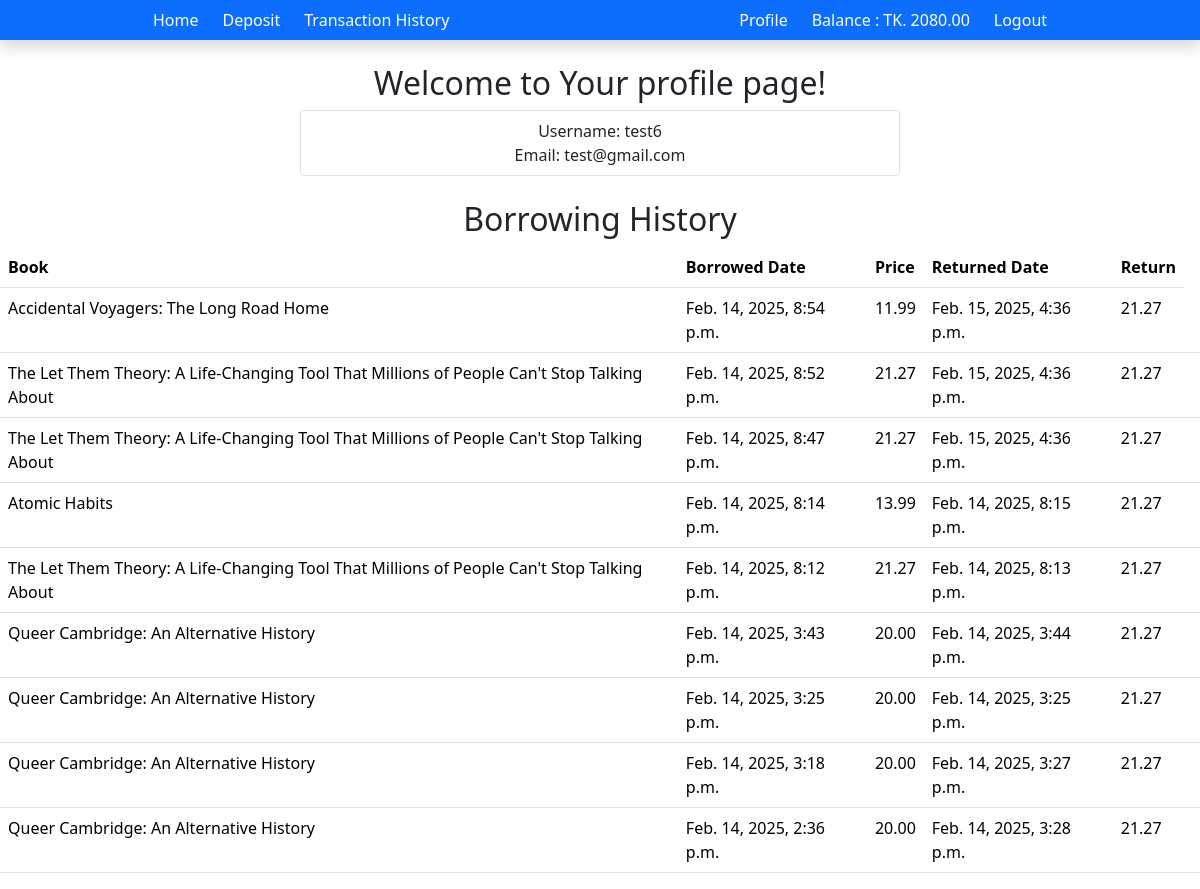
Screenshot of /profile/ (signed in) with the database file from the repository.
### authenticate/models.py (models this page shows, shortened)
class RegisterModel(models.Model):
    user = models.OneToOneField(User, related_name='profile', on_delete=models.CASCADE)
    address = models.CharField(max_length=255)
    phone_number = models.CharField(max_length=20)
    balance = models.DecimalField(max_digits=15, decimal_places=2, default=0.00)

### Books/models.py (models this page shows, shortened)
class Borrowing(models.Model):
    user = models.ForeignKey(User, on_delete=models.CASCADE)
    book = models.ForeignKey(Books, on_delete=models.CASCADE)
    borrowed_date = models.DateTimeField(auto_now_add=True)
    returned_date = models.DateTimeField(null=True, blank=True)
    borrowing_price = models.DecimalField(max_digits=6, decimal_places=2)

class Books(models.Model):
    category = models.ForeignKey(Category, on_delete=models.CASCADE, related_name='book_category', null=True, blank=True)
    categories = models.ManyToManyField(Category, related_name='book_categories')
    title = models.CharField(max_length=300)
    description = models.TextField()
    image = models.ImageField(upload_to='media/')
    borrowing_price = models.DecimalField(max_digits=6, decimal_places=2)

### Books/views.py (the view)
# urls.py: path('profile/', profilePage, name = 'profile'),
@login_required
def profilePage(request):
    try:
        register = RegisterModel.objects.get(user=request.user)
        borrowed_books = Borrowing.objects.filter(user=request.user).order_by('-borrowed_date')
        borrowing_details = []
        current_balance = request.user.transaction_set.all().order_by('-timestamp').first().amount if request.user.transaction_set.exists() else Decimal('0.00')
        for borrowing in borrowed_books:
            borrowing_balance = current_balance
            borrowing_transactions = borrowing.transaction_set.all().order_by('timestamp')
            for transaction in borrowing_transactions:
                if transaction.transaction_type == 'borrowing':
                    borrowing_balance -= transaction.amount
                elif transaction.transaction_type == 'return':
                    borrowing_balance += transaction.amount
            borrowing_details.append({
                'borrowing': borrowing,
                'balance': borrowing_balance
            })
            current_balance = borrowing_balance
        return render(request, 'profile.html', {
            'register': register,
            'borrowing_details': borrowing_details,
            'balance': register.balance
        })
    except RegisterModel.DoesNotExist:
        return redirect('register')

### templates/profile.html (shortened to what this page needs)
{% extends "base.html" %}
{% block content %}
    <h2 class = "text-center mt-4 mb-2">Welcome to Your profile page!</h2>
    <div class = "border text-center w-50 m-auto rounded-1 p-2">
        Username: {{ user.username }} <br>
        Email: {{ user.email }}
    </div>
    <h2 class = "text-center mt-4 mb-2">Borrowing History</h2>
    <table class = "table">
        <thead>
            <tr>
                <th>Book</th>
                <th>Borrowed Date</th>
                <th>Price</th>
                <th>Returned Date</th>
                <th>Return</th>
            </tr>
        </thead>
        <tbody>
            {% for detail in borrowing_details %}
                <tr>
                    <td>{{ detail.borrowing.book.title }}</td>
                    <td>{{ detail.borrowing.borrowed_date }}</td>
                    <td>{{ detail.borrowing.borrowing_price }}</td>
                    <td>
                        {% if detail.borrowing.returned_date %}
                            {{ detail.borrowing.returned_date }}
                        {% else %}
                            Not Returned
                        {% endif %}
                    </td>
                    <td>{{ detail.balance }}</td>
                    <td>
                    </td>
                </tr>
            {% endfor %}
        </tbody>
    </table>
{% endblock %}

### templates/base.html (shortened to what this page needs)
<!DOCTYPE html>
<html lang="en">
<head>
    <link href="https://cdn.jsdelivr.net/npm/bootstrap@5.3.3/dist/css/bootstrap.min.css" rel="stylesheet">
</head>
<body>
    <nav class = "bg-primary text-white">
        {% if user.is_authenticated %}
            <div class = "d-flex justify-content-around shadow p-2">
                <div class = "d-flex gap-4">
                    <a href="{% url 'home' %}">Home</a>
                    <a href="{% url 'deposit' %}">Deposit</a>
                    <a href="{% url 'transaction' %}">Transaction History</a>
                </div>
                <div class = "d-flex gap-4">
                    <a href="{% url 'profile' %}">Profile</a>
                    <div>
                        Balance : TK. {{ balance }}
                    </div>
                    <a href="{% url 'logout' %}">Logout</a>
                </div>
            </div>
        {% endif %}
    </nav>
    {% block content %}
    {% endblock %}
</body>
</html>

### templates/base.html (style rules this page uses)
nav a { text-decoration: none; color: white; }

### rows the page displays
RegisterModel: balance "2080.00"
Borrowing: borrowing.book "Accidental Voyagers: The Long Road Home", borrowing.borrowed_date "Feb. 14, 2025, 8:54 p.m.", borrowing.borrowing_price "11.99", borrowing.returned_date "Feb. 15, 2025, 4:36 p.m.", balance "21.27"
Borrowing: borrowing.book "The Let Them Theory: A Life-Changing Tool That Millions of People Can't Stop Talking About", borrowing.borrowed_date "Feb. 14, 2025, 8:52 p.m.", borrowing.borrowing_price "21.27", borrowing.returned_date "Feb. 15, 2025, 4:36 p.m.", balance "21.27"
Borrowing: borrowing.book "The Let Them Theory: A Life-Changing Tool That Millions of People Can't Stop Talking About", borrowing.borrowed_date "Feb. 14, 2025, 8:47 p.m.", borrowing.borrowing_price "21.27", borrowing.returned_date "Feb. 15, 2025, 4:36 p.m.", balance "21.27"
Borrowing: borrowing.book "Atomic Habits", borrowing.borrowed_date "Feb. 14, 2025, 8:14 p.m.", borrowing.borrowing_price "13.99", borrowing.returned_date "Feb. 14, 2025, 8:15 p.m.", balance "21.27"
Borrowing: borrowing.book "The Let Them Theory: A Life-Changing Tool That Millions of People Can't Stop Talking About", borrowing.borrowed_date "Feb. 14, 2025, 8:12 p.m.", borrowing.borrowing_price "21.27", borrowing.returned_date "Feb. 14, 2025, 8:13 p.m.", balance "21.27"
Borrowing: borrowing.book "Queer Cambridge: An Alternative History", borrowing.borrowed_date "Feb. 14, 2025, 3:43 p.m.", borrowing.borrowing_price "20.00", borrowing.returned_date "Feb. 14, 2025, 3:44 p.m.", balance "21.27"
Borrowing: borrowing.book "Queer Cambridge: An Alternative History", borrowing.borrowed_date "Feb. 14, 2025, 3:25 p.m.", borrowing.borrowing_price "20.00", borrowing.returned_date "Feb. 14, 2025, 3:25 p.m.", balance "21.27"
Borrowing: borrowing.book "Queer Cambridge: An Alternative History", borrowing.borrowed_date "Feb. 14, 2025, 3:18 p.m.", borrowing.borrowing_price "20.00", borrowing.returned_date "Feb. 14, 2025, 3:27 p.m.", balance "21.27"
Borrowing: borrowing.book "Queer Cambridge: An Alternative History", borrowing.borrowed_date "Feb. 14, 2025, 2:36 p.m.", borrowing.borrowing_price "20.00", borrowing.returned_date "Feb. 14, 2025, 3:28 p.m.", balance "21.27"

### other values shown
{{ user.username }} "test6"
{{ user.email }} "test@gmail.com"
